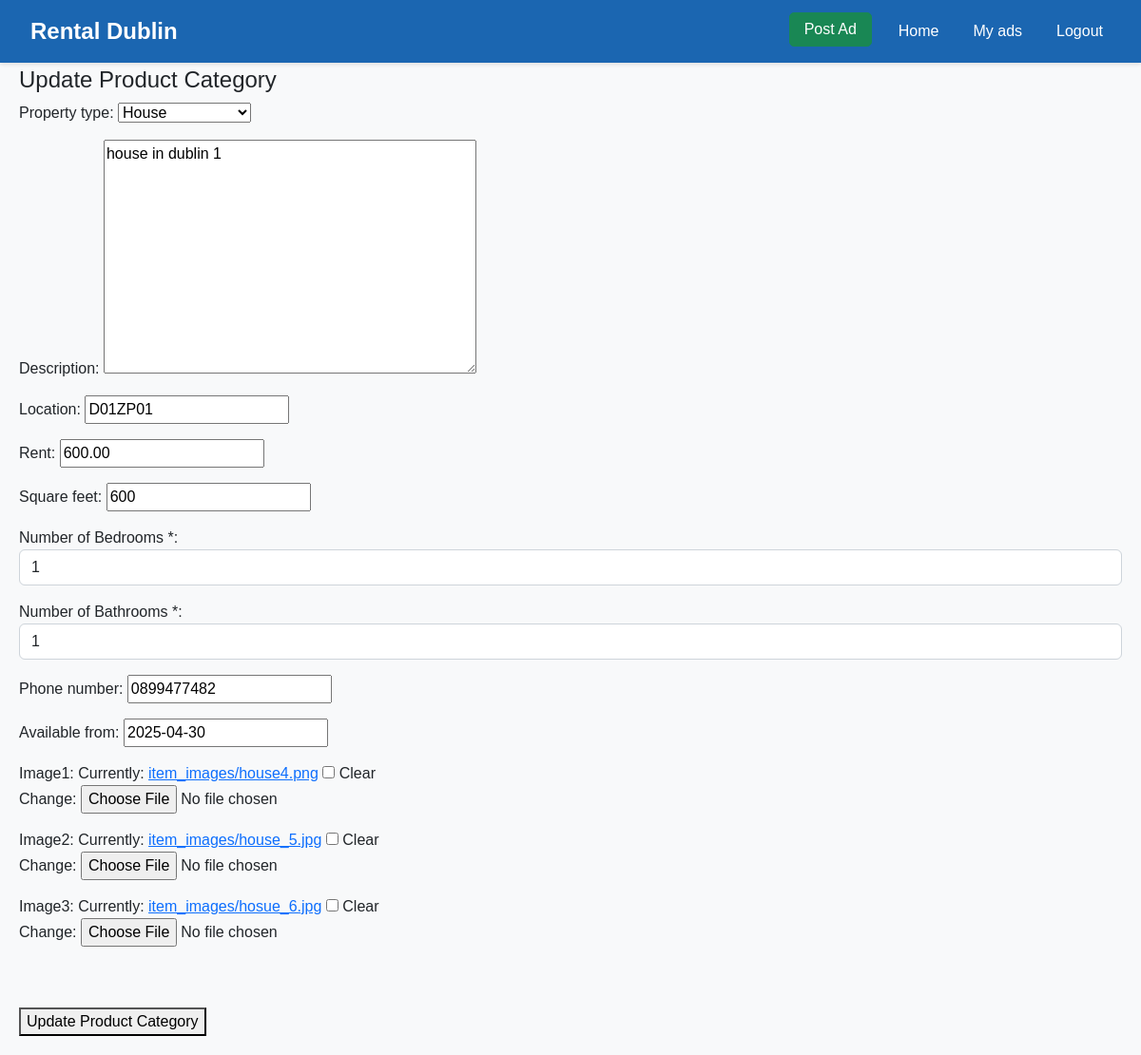
Page /accounts/update/1 (signed in) on the committed database.
### accounts/models.py (models this page shows, shortened)
class house (models.Model):
     class  bedrooms_Choices(models.TextChoices):
        bed1 = '1'
        bed2 ='2'
        bed3 ='3'
        bed4 ='4'
        bed5 ='5'
        bed6 ='6'
        bed7 ='7'
        bed8 ='8'
     class  bathrooms_Choice(models.TextChoices):
        bath1 = '1'
        bath2 ='2'
        bath3 ='3'
        bath4 ='4'
        bath5 ='5'
        bath6 ='6'
        bath7 ='7'
        bath8 ='8'
     class  property_Choices(models.TextChoices):
        House = 'House'
        Apartment ='Apartment'
        StudioApartment ='Studio Apartment'
     description = models.TextField(blank=True, null=True)  # Description of the property
     property_id = models.AutoField(primary_key=True)
     location = models.CharField(max_length=200)  # Location of the property
     rent = models.DecimalField(max_digits=10, decimal_places=2)  # Rent amount
     property_type = models.CharField(max_length=50, choices=property_Choices.choices)
     square_feet = models.IntegerField()  # Size of the property in square feet
     number_of_bedrooms = models.IntegerField()  # Number of bedrooms
     number_of_bathrooms = models.IntegerField()  # Number of bathrooms
     seller = models.ForeignKey(User,on_delete=models.CASCADE)
     phone_number = models.CharField(max_length=15)  # Owner's phone number
     date_posted = models.DateTimeField(default=timezone.now)
     Available_from = models.DateField()
     image1 = models.ImageField(upload_to='item_images/', blank=True, null=True)
     image2 = models.ImageField(upload_to='item_images/', blank=True, null=True)
     image3 = models.ImageField(upload_to='item_images/', blank=True, null=True)

### accounts/views.py (the view)
# urls.py: path('update/<int:property_id>', views.update_details, name='update'),
@login_required
def update_details(request,property_id):
    ad1 = house.objects.get(property_id=property_id)
    if request.method == 'POST':
        form = AdForm(request.POST,request.FILES, instance = ad1)
        if form.is_valid():
            form.save()
            return redirect('buy')
    else :
        form = AdForm(instance=ad1)
        return render(request, 'accounts/update_ad.html', {'form': form})

### accounts/forms.py
class AdForm(forms.ModelForm):
    number_of_bedrooms = forms.ChoiceField(
        choices=[(i, i) for i in range(1, 9)],  # Choices from 1 to 8
        widget=forms.Select(attrs={'class': 'form-control'}),
        label="Number of Bedrooms *"
    )
    number_of_bathrooms = forms.ChoiceField(
        choices=[(i, i) for i in range(1, 9)],  # Choices from 1 to 8
        widget=forms.Select(attrs={'class': 'form-control'}),
        label="Number of Bathrooms *"
    )
    class Meta:
        model = house
        fields = (
           'property_type','description', 'location', 'rent', 'square_feet', 'number_of_bedrooms',
            'number_of_bathrooms', 'phone_number', 'Available_from', 'image1', 'image2', 'image3'
        )
        exclude = ['seller']  # Exclude the seller field

### accounts/templates/accounts/update_ad.html (shortened to what this page needs)
{% extends 'accounts/base.html' %}
{% block content %}
<div class="form-container">
    <h1>Update Product Category</h1>
    <form method="POST" enctype="multipart/form-data">
        {{ form.as_p }}
        <button type="submit" class="button btn-success is-success is-fullwidth is-medium mt-5">
            Update Product Category
        </button>
    </form>
</div>
{% endblock %}

### accounts/templates/accounts/base.html (style rules this page uses)
body { font-family: 'Arial', sans-serif; background-color: #f8f9fa; }

### accounts/templates/accounts/update_ad.html (style rules this page uses)
.form-container { margin-top: 50px; padding: 20px; }
.form-container h1 { font-size: 1.5rem; }

### rows in the picture
house: property_type "House", description "house in dublin 1", location "D01ZP01", rent "600.00", square_feet "600", number_of_bedrooms "1", number_of_bathrooms "1", phone_number "0899477482", Available_from "2025-04-30"
